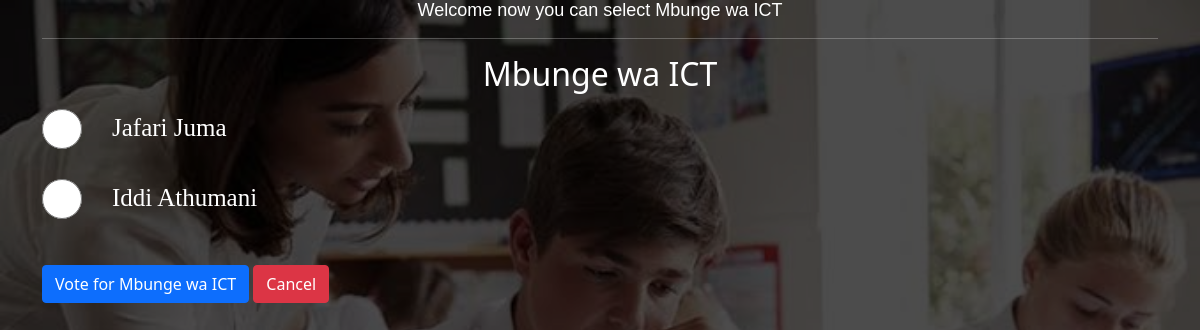
Page /10/ on the committed database.
### polls/models.py (models this page shows, shortened)
class Poll(models.Model):
    Category = models.ForeignKey(ElectionCategories, on_delete=models.CASCADE)
    Course = models.ForeignKey(Courses, on_delete=models.CASCADE, blank=True,null=True)
    Year = models.ForeignKey(Years, on_delete=models.CASCADE, blank=True,null=True)
    College = models.ForeignKey(Colleges, on_delete=models.CASCADE, blank=True,null=True)
    Location = models.ForeignKey(Location, on_delete=models.CASCADE, blank=True,null=True)
    owner = models.ForeignKey(settings.AUTH_USER_MODEL, on_delete=models.CASCADE)
    text = models.TextField()
    pub_date = models.DateTimeField(default=timezone.now)
    active = models.BooleanField(default=True)
    is_off_cumpus = models.BooleanField(default=False,blank=True,null=True)
    def __str__(self):
        return self.text

class Choice(models.Model):
    poll = models.ForeignKey(Poll, on_delete=models.CASCADE)
    choice_text = models.CharField(max_length=255)

### polls/views.py (the view)
# urls.py: path('<int:poll_id>/', views.poll_detail, name='detail'),
def poll_detail(request, poll_id):
    poll = get_object_or_404(Poll, id=poll_id)
    if not poll.active:
        return render(request, 'polls/poll_result.html', {'poll': poll})
    loop_count = poll.choice_set.count()
    context = {
        'poll': poll,
        'loop_time': range(0, loop_count),
    }
    return render(request, 'polls/poll_detail.html', context)

### polls/templates/polls/poll_detail.html (shortened to what this page needs)
{% extends 'polls/base2.html' %}
{% load static %}
{% block content %}
<!DOCTYPE html>
<html>
<head>
</head>
<body>
<div class="container">
  <center>
    <h1 style="font-size: 18px;font-family: sans-serif;">Welcome {{user.username}} now you can select {{ poll }}</h1>
    <hr>
    <h2 class="mt-3 mb-3">{{ poll }}</h2>
    </center>
    <form action="{% url 'vote' poll.id %}" method="POST">
        {% for choice in poll.choice_set.all %}
        <div style="flex-direction: row;display: flex;">
          <div style="margin-right: 30px;">
        <input type="radio" name="choice" id="choice{{ forloop.counter }}" value="{{ choice.id }}" style="width: 40px;height: 40px;"></div>
        <div>
        <label for="choice{{ forloop.counter }}" style="font-size: 25px;font-family: bold;">{{ choice.choice_text }}</label></div>
        </div>
        <br>
        {% endfor %}
        <button type="submit" class="btn btn-primary mt-3">Vote for {{ poll }}</button>
        <a class="btn btn-danger mt-3" href="{% url 'AllElectionCategories'%}" role="button">Cancel </a>
    </form>
</div>
</body>
</html>
{% endblock %}

### polls/templates/polls/poll_detail.html (style rules this page uses)
* { color: white; }

### rows in the picture
Poll: text "Mbunge wa ICT"
Choice: choice_text "Jafari Juma"
Choice: choice_text "Iddi Athumani"
